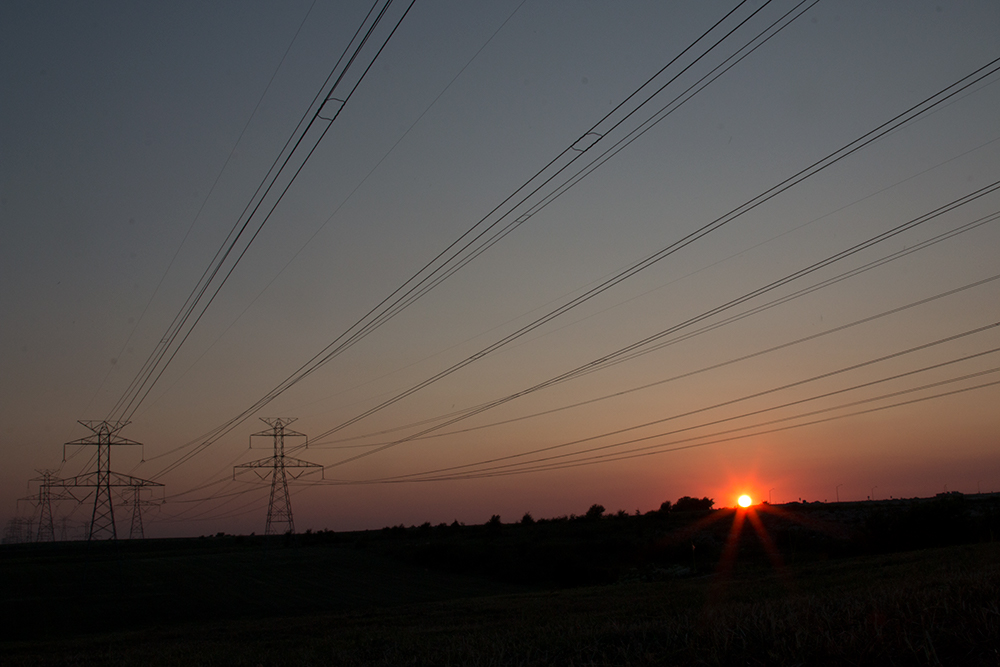
#> input picture 1_opencv.jpg, 1000 x 667 px, found by its file name
$ python epsilon.py
#> lines starting #> are read from the running program, lines starting #| are printed output that depends on the picture
import cv2
import numpy as np
import time
from matplotlib import pyplot as plt

### EXAMPLES ###

# Load in gray scale
img = cv2.imread('1_opencv.jpg', 0)
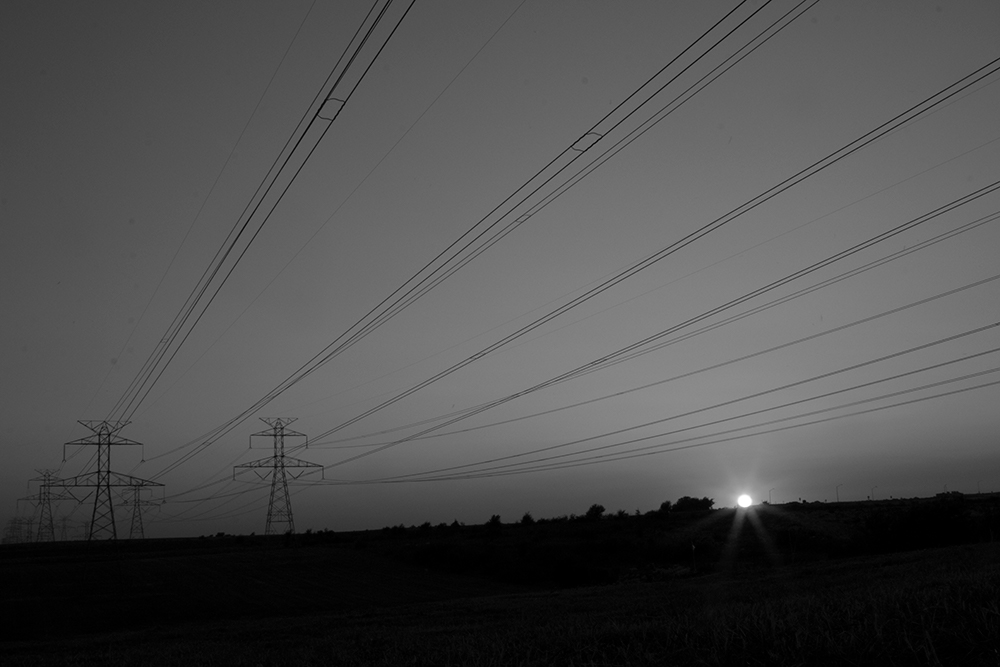
#> img: shape (667, 1000); min 0, max 255, mean 77.4

# Show image
# cv2.namedWindow('image', cv2.WINDOW_NORMAL)
# cv2.imshow('1_opencv.jpg', img)
# cv2.waitKey(0)
# cv2.destroyAllWindows()

# Display with Matplotlib
# plt.imshow(img, cmap = 'gray', interpolation = 'bicubic')
# plt.xticks([]), plt.yticks([])  # to hide tick values on X and Y axis
# plt.show()

# Writes gray scale image load
# cv2.imwrite('1_opencv_gray.jpg', 0)
# cv2.destroyAllWindows()

# Merge gray scale image with color and export, it needs to be same dimension
# img2 = cv2.imread('1_opencv_gray.jpg')
# dst = cv2.addWeighted(img, 0.7, img2, 0.3, 0)
# cv2.imshow('dst', dst)
# cv2.destroyAllWindows()

# Accessing only blue pixel
# blue = img[100, 100, 0]
# print (blue)

# Accessing info
# print (img.shape)
# print (img.size)

##########
## GOAL ##
##########

# NOTE # It doesn't seem like you can change the aperture in OpenCV
# NOTE # Aperture settings are probably only during the actual photo shoot
# NOTE # Try Histograms Equalization in OpenCV

# Write example

# Aperture settings are not in OpenCV (at least from my research),
# Try using Histograms examples

equ = cv2.equalizeHist(img)
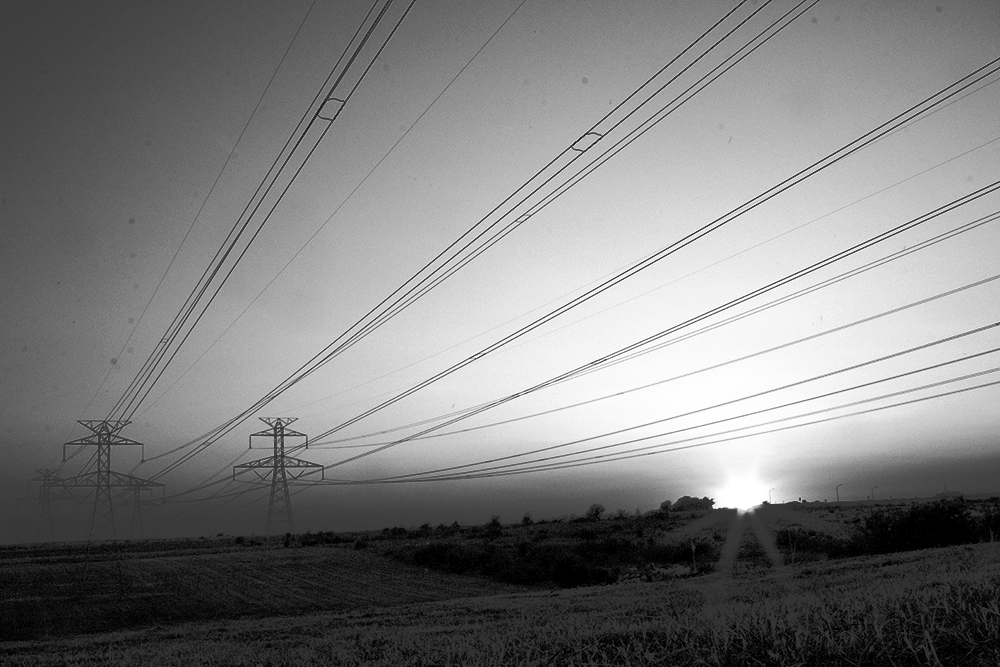
#> equ: shape (667, 1000); min 0, max 255, mean 127.3
res = np.hstack((img, equ))
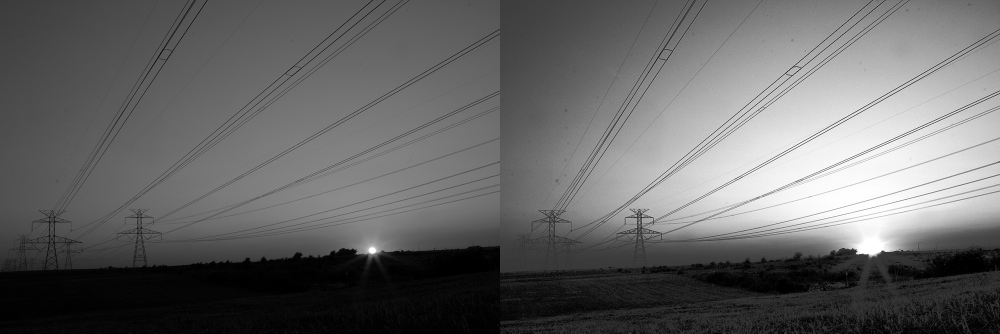
#> res: shape (667, 2000) (shown at 1/2 size); min 0, max 255, mean 102.3
cv2.imwrite('exports/equalize_opencv.png', res)

# 1. Change the image aperture +1
# a. Export to JPG
cv2.imwrite('exports/aperture_plus_1.jpg', img, [int(cv2.IMWRITE_JPEG_QUALITY), 90])
# b. Export to PNG
cv2.imwrite('exports/aperture_plus_1.png', img, [cv2.IMWRITE_PNG_COMPRESSION, 9])

#2. Change the image aperture +2
# a. Export to JPG
cv2.imwrite('exports/aperture_plus_2.jpg', img, [int(cv2.IMWRITE_JPEG_QUALITY), 90])
# b. Export to PNG
cv2.imwrite('exports/aperture_plus_2.png', img)

#3. Change the image aperture -1
# a. Export to JPG
cv2.imwrite('exports/aperture_minus_1.jpg', img, [int(cv2.IMWRITE_JPEG_QUALITY), 90])
# b. Export to PNG
cv2.imwrite('exports/aperture_minus_1.png', img)

#4. Change the image apeture -2
# a. Export to JPG
cv2.imwrite('exports/aperture_minus_2.jpg', img, [int(cv2.IMWRITE_JPEG_QUALITY), 90])
# b. Export to PNG
cv2.imwrite('exports/aperture_minus_2.png', img)
